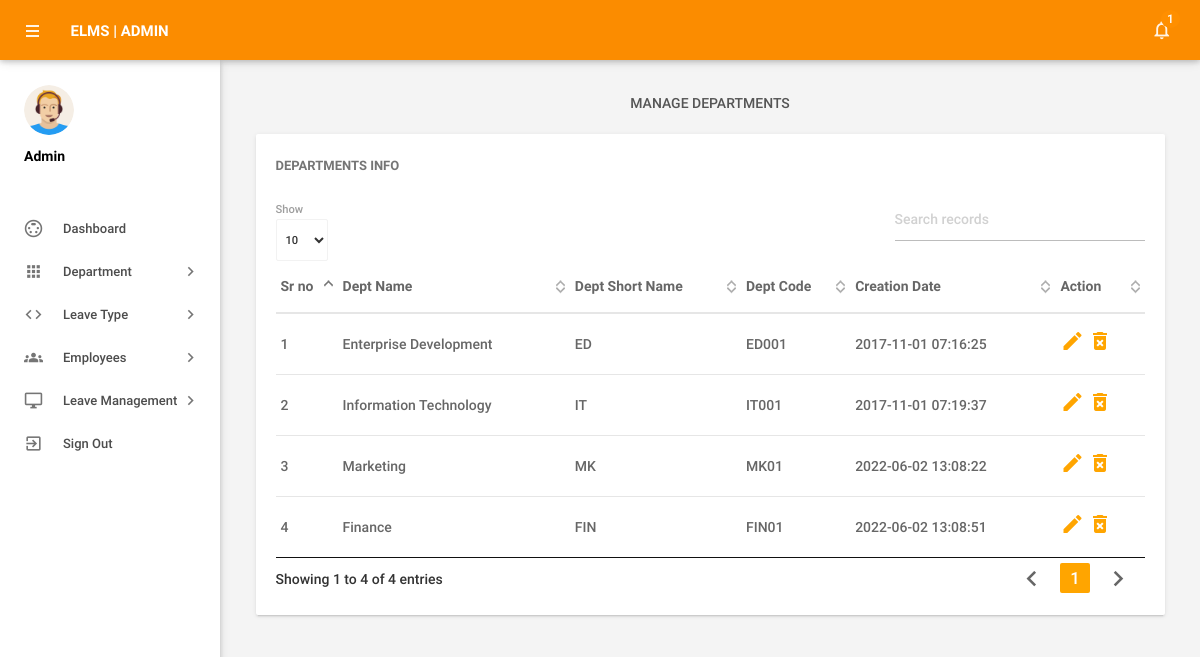
Screenshot of /admin/managedepartments.php (signed in) with the database file from the repository.
### tables this page shows
CREATE TABLE `departments` (
  `id` int(11) NOT NULL,
  `DepartmentName` varchar(150) DEFAULT NULL,
  `DepartmentShortName` varchar(100) NOT NULL,
  `DepartmentCode` varchar(50) DEFAULT NULL,
  `CreationDate` timestamp NULL DEFAULT current_timestamp()
);

### admin/managedepartments.php (the view, shortened to what this page needs)
<?php
include('includes/config.php');
if(strlen($_SESSION['alogin'])==0)
    {
header('location:index.php');
}
else{
    ?>
<!DOCTYPE html>
<html lang="en">
    <head>
        <link type="text/css" rel="stylesheet" href="../assets/plugins/materialize/css/materialize.min.css"/>
        <link href="../assets/plugins/material-preloader/css/materialPreloader.min.css" rel="stylesheet">
        <link href="../assets/plugins/datatables/css/jquery.dataTables.min.css" rel="stylesheet">
        <link href="../assets/css/alpha.min.css" rel="stylesheet" type="text/css"/>
        <link href="../assets/css/custom.css" rel="stylesheet" type="text/css"/>
    </head>
    <body>
       <?php include('includes/header.php');?>
       <?php include('includes/sidebar.php');?>
            <main class="mn-inner">
                <div class="row">
                    <div class="col s12">
                        <div class="page-title">Manage Departments</div>
                    </div>
                    <div class="col s12 m12 l12">
                        <div class="card">
                            <div class="card-content">
                                <span class="card-title">Departments Info</span>
                                <table id="example" class="display responsive-table ">
                                    <thead>
                                        <tr>
                                            <th>Sr no</th>
                                            <th>Dept Name</th>
                                            <th>Dept Short Name</th>
                                            <th>Dept Code</th>
                                            <th>Creation Date</th>
                                            <th>Action</th>
                                        </tr>
                                    </thead>
                                    <tbody>
<?php $sql = "SELECT * from departments";
$query = $dbh -> prepare($sql);
$query->execute();
$results=$query->fetchAll(PDO::FETCH_OBJ);
$cnt=1;
if($query->rowCount() > 0)
{
foreach($results as $result)
{               ?>
                                        <tr>
                                            <td> <?php echo htmlentities($cnt);?></td>
                                            <td><?php echo htmlentities($result->DepartmentName);?></td>
                                            <td><?php echo htmlentities($result->DepartmentShortName);?></td>
                                            <td><?php echo htmlentities($result->DepartmentCode);?></td>
                                            <td><?php echo htmlentities($result->CreationDate);?></td>
                                            <td><a href="editdepartment.php?deptid=<?php echo htmlentities($result->id);?>"><i class="material-icons">mode_edit</i></a><a href="managedepartments.php?del=<?php echo htmlentities($result->id);?>" onclick="return confirm('Do you want to delete');"> <i class="material-icons">delete_forever</i></a></td>
                                        </tr>
                                         <?php $cnt++;} }?>
                                    </tbody>
                                </table>
                            </div>
                        </div>
                    </div>
                </div>
            </main>
        </div>
        <div class="left-sidebar-hover"></div>
    </body>
</html>
<?php } ?>

### admin/includes/header.php (shortened to what this page needs)
        <div class="mn-content fixed-sidebar">
            <header class="mn-header navbar-fixed">
                <nav class="orange darken-1">
                    <div class="nav-wrapper row">
                        <section class="material-design-hamburger navigation-toggle">
                            <a href="#" data-activates="slide-out" class="button-collapse show-on-large material-design-hamburger__icon">
                                <span class="material-design-hamburger__layer"></span>
                            </a>
                        </section>
                        <div class="header-title col s3">
                            <span class="chapter-title">ELMS | Admin</span>
                        </div>
                        <ul class="right col s9 m3 nav-right-menu">
                            <li class="hide-on-small-and-down"><a href="javascript:void(0)" data-activates="dropdown1" class="dropdown-button dropdown-right show-on-large"><i class="material-icons">notifications_none</i>
<?php
$isread=0;
$sql = "SELECT id from leaves where IsRead=:isread";
$query = $dbh -> prepare($sql);
$query->bindParam(':isread',$isread,PDO::PARAM_STR);
$query->execute();
$unreadcount=$query->rowCount();?>
                                <span class="badge"><?php echo htmlentities($unreadcount);?></span></a></li>
                        </ul>
                    </div>
                </nav>
            </header>

### admin/includes/sidebar.php (shortened to what this page needs)
  <aside id="slide-out" class="side-nav white fixed">
             <div class="side-nav-wrapper">
                 <div class="sidebar-profile">
                     <div class="sidebar-profile-image">
                         <img src="../assets/images/profile-image.png" class="circle" alt="">
                     </div>
                     <div class="sidebar-profile-info">
                             <p>Admin</p>
                     </div>
                 </div>
             <ul class="sidebar-menu collapsible collapsible-accordion" data-collapsible="accordion">
                 <li class="no-padding"><a class="waves-effect waves-grey" href="dashboard.php"><i class="material-icons">settings_input_svideo</i>Dashboard</a></li>
                 <li class="no-padding">
                     <a class="collapsible-header waves-effect waves-grey"><i class="material-icons">apps</i>Department<i class="nav-drop-icon material-icons">keyboard_arrow_right</i></a>
                 </li>
                 <li class="no-padding">
                     <a class="collapsible-header waves-effect waves-grey"><i class="material-icons">code</i>Leave Type<i class="nav-drop-icon material-icons">keyboard_arrow_right</i></a>
                 </li>
                 <li class="no-padding">
                     <a class="collapsible-header waves-effect waves-grey"><i class="material-icons">groups</i>Employees<i class="nav-drop-icon material-icons">keyboard_arrow_right</i></a>
                 </li>
<li class="no-padding">
                     <a class="collapsible-header waves-effect waves-grey"><i class="material-icons">desktop_windows</i>Leave Management<i class="nav-drop-icon material-icons">keyboard_arrow_right</i></a>
                 </li>
                     <li class="no-padding">
                             <a class="waves-effect waves-grey" href="logout.php"><i class="material-icons">exit_to_app</i>Sign Out</a>
                         </li>
             </ul>
             </div>
         </aside>

### rows the page displays
departments: DepartmentName "Enterprise Development", DepartmentShortName "ED", DepartmentCode "ED001", CreationDate "2017-11-01 07:16:25"
departments: DepartmentName "Information Technology", DepartmentShortName "IT", DepartmentCode "IT001", CreationDate "2017-11-01 07:19:37"
departments: DepartmentName "Marketing", DepartmentShortName "MK", DepartmentCode "MK01", CreationDate "2022-06-02 13:08:22"
departments: DepartmentName "Finance", DepartmentShortName "FIN", DepartmentCode "FIN01", CreationDate "2022-06-02 13:08:51"

### other values shown
$unreadcount "1"
